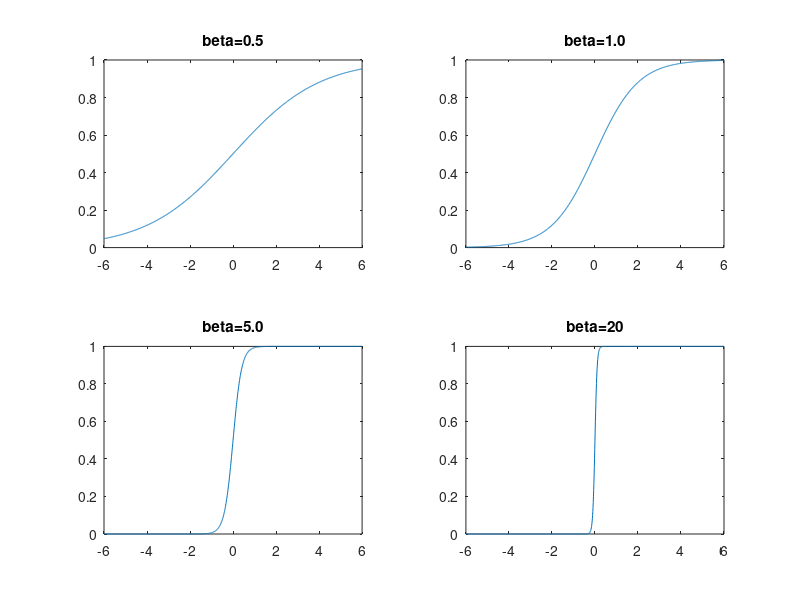

Write MATLAB code to recreate this figure.
b1= 0.5;
b2=1.0;
b3=5.0;
b4=20;
x = (-6:0.01:6);

y1= 1./(1+(exp(-b1*x)));

subplot(2,2,1)
plot(x,y1)
title('beta=0.5')

y2= 1./(1+(exp(-b2*x)));

subplot(2,2,2)
plot(x,y2)
title('beta=1.0')

y3= 1./(1+(exp(-b3*x)));

subplot(2,2,3)
plot(x,y3)
title('beta=5.0')

y4= 1./(1+(exp(-b4*x)));

subplot(2,2,4)
plot(x,y4)
title('beta=20')



